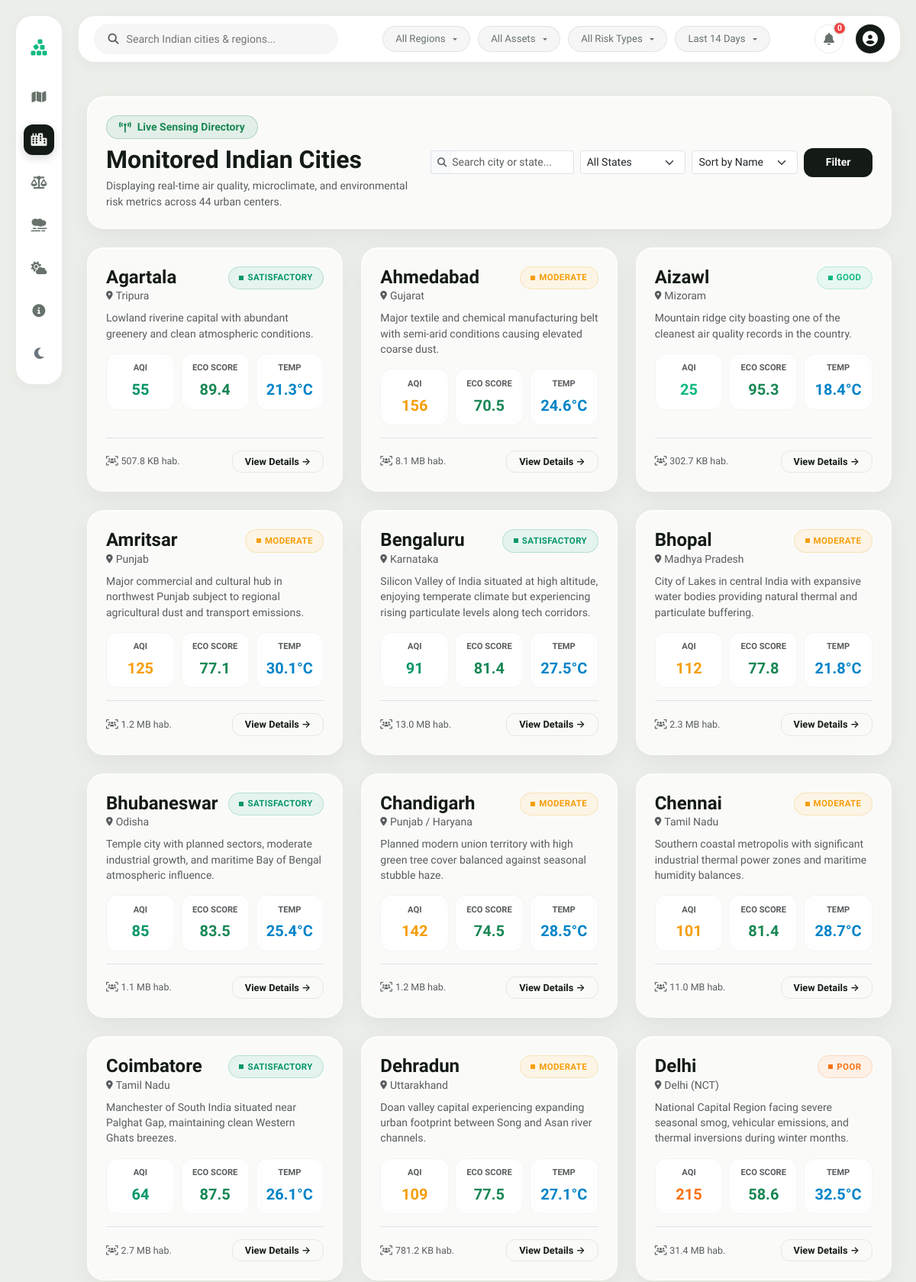
Screenshot of /cities/ (upper part) with the database file from the repository.
### cities/models.py (models this page shows, shortened)
class City(models.Model):
    name = models.CharField(max_length=100, unique=True)
    slug = models.SlugField(max_length=100, unique=True, blank=True)
    state = models.CharField(max_length=100)
    population = models.BigIntegerField(help_text='Total city population')
    latitude = models.DecimalField(max_digits=9, decimal_places=6)
    longitude = models.DecimalField(max_digits=9, decimal_places=6)
    description = models.TextField(blank=True, default='')
    is_metro = models.BooleanField(default=False)
    created_at = models.DateTimeField(auto_now_add=True)
    class Meta:
        verbose_name_plural = 'Cities'
        ordering = ['name']
    @property
    def latest_air_quality(self):
        return self.air_quality_records.order_by('-recorded_date').first()
    @property
    def latest_weather(self):
        return self.weather_records.order_by('-recorded_date').first()
    @property
    def latest_analysis(self):
        return self.analyses.order_by('-created_at').first()

### weather/models.py (models this page shows, shortened)
class Weather(models.Model):
    CONDITION_CHOICES = [
        ('Clear', 'Clear / Sunny'),
        ('Partly Cloudy', 'Partly Cloudy'),
        ('Cloudy', 'Cloudy'),
        ('Hazy', 'Hazy / Smog'),
        ('Rainy', 'Rainy'),
        ('Thunderstorm', 'Thunderstorm'),
    ]
    city = models.ForeignKey(City, on_delete=models.CASCADE, related_name='weather_records')
    recorded_date = models.DateField()
    temperature = models.FloatField(help_text='Temperature in degrees Celsius')
    humidity = models.FloatField(help_text='Humidity percentage (0 - 100)')
    rainfall = models.FloatField(help_text='Rainfall in mm', default=0.0)
    wind_speed = models.FloatField(help_text='Wind speed in km/h')
    pressure = models.FloatField(help_text='Atmospheric pressure in hPa', default=1013.25)
    condition = models.CharField(max_length=30, choices=CONDITION_CHOICES, default='Clear')
    created_at = models.DateTimeField(auto_now_add=True)
    class Meta:
        verbose_name = 'Weather Record'
        verbose_name_plural = 'Weather Records'
        ordering = ['-recorded_date']
        unique_together = ('city', 'recorded_date')

### cities/views.py (the view)
# urls.py: path('', views.city_list, name='list'),
def city_list(request):
    query = request.GET.get('q', '').strip()
    state_filter = request.GET.get('state', '').strip()
    metro_only = request.GET.get('metro', '').strip()
    sort_by = request.GET.get('sort', 'name')
    cities = City.objects.all()
    if query:
        cities = cities.filter(Q(name__icontains=query) | Q(state__icontains=query))
    if state_filter:
        cities = cities.filter(state__iexact=state_filter)
    if metro_only == 'true':
        cities = cities.filter(is_metro=True)
    city_data_list = []
    for c in cities:
        aq = c.latest_air_quality
        wt = c.latest_weather
        an = c.latest_analysis
        city_data_list.append({
            'city': c,
            'aq': aq,
            'weather': wt,
            'analysis': an,
            'aqi': aq.aqi if aq else 0,
            'risk_level': aq.get_risk_level() if aq else 'Unknown',
            'score': aq.calculate_environmental_score() if aq else 0,
            'temp': wt.temperature if wt else 0,
            'risk_color': aq.get_risk_color() if aq else '#64748b',
        })
    if sort_by == 'aqi_desc':
        city_data_list.sort(key=lambda x: x['aqi'], reverse=True)
    elif sort_by == 'aqi_asc':
        city_data_list.sort(key=lambda x: x['aqi'])
    elif sort_by == 'score':
        city_data_list.sort(key=lambda x: x['score'], reverse=True)
    else:
        city_data_list.sort(key=lambda x: x['city'].name)
    user_favorites = []
    if request.user.is_authenticated:
        user_favorites = list(FavoriteCity.objects.filter(user=request.user).values_list('city_id', flat=True))
    all_states = City.objects.values_list('state', flat=True).distinct().order_by('state')
    context = {
        'city_data_list': city_data_list,
        'query': query,
        'state_filter': state_filter,
        'metro_only': metro_only,
        'sort_by': sort_by,
        'all_states': all_states,
        'user_favorites': user_favorites,
        'total_cities': len(city_data_list)
    }
    return render(request, 'cities/list.html', context)

### pollution/models.py (called while the page is built)
    def get_risk_level(self):
        if self.aqi <= 50:
            return 'Good'
        elif self.aqi <= 100:
            return 'Satisfactory'
        elif self.aqi <= 200:
            return 'Moderate'
        elif self.aqi <= 300:
            return 'Poor'
        elif self.aqi <= 400:
            return 'Very Poor'
        else:
            return 'Severe'

    def get_risk_color(self):
        if self.aqi <= 50:
            return '#10b981'
        elif self.aqi <= 100:
            return '#059669'
        elif self.aqi <= 200:
            return '#f59e0b'
        elif self.aqi <= 300:
            return '#f97316'
        elif self.aqi <= 400:
            return '#ef4444'
        else:
            return '#7f1d1d'

    def calculate_environmental_score(self):
        penalty = (self.aqi / 500.0) * 65.0 + min(35.0, (self.pm25 / 250.0) * 35.0)
        return round(max(5.0, min(100.0, 100.0 - penalty)), 1)

### templates/cities/list.html (shortened to what this page needs)
{% extends 'base.html' %}
{% block content %}
<div class="container py-4">
  <div class="eco-card mb-4">
    <div class="row align-items-center g-3">
      <div class="col-lg-5">
        <div class="d-inline-flex align-items-center gap-2 px-3 py-1 rounded-pill bg-success bg-opacity-10 text-success fw-semibold small mb-2 border border-success border-opacity-25">
          <i class="fas fa-tower-broadcast"></i> Live Sensing Directory
        </div>
        <h2 class="brand-font fw-bold mb-1">Monitored Indian Cities</h2>
        <p class="text-muted small mb-0">Displaying real-time air quality, microclimate, and environmental risk metrics across {{ total_cities }} urban centers.</p>
      </div>
      <div class="col-lg-7">
        <form method="GET" action="{% url 'cities:list' %}" class="row g-2 align-items-center justify-content-lg-end">
          <div class="col-sm-4">
            <div class="input-group input-group-sm">
              <span class="input-group-text bg-body-tertiary border-end-0"><i class="fas fa-search text-muted small"></i></span>
              <input type="text" name="q" class="form-control border-start-0 ps-0" placeholder="Search city or state..." value="{{ query }}">
            </div>
          </div>
          <div class="col-sm-3">
            <select name="state" class="form-select form-select-sm">
              <option value="">All States</option>
            </select>
          </div>
          <div class="col-sm-3">
            <select name="sort" class="form-select form-select-sm">
              <option value="name" {% if sort_by == 'name' %}selected{% endif %}>Sort by Name</option>
            </select>
          </div>
          <div class="col-sm-2 d-grid">
            <button type="submit" class="btn btn-sm btn-ep-primary">Filter</button>
          </div>
        </form>
      </div>
    </div>
  </div>
  <div class="row g-4">
    {% for item in city_data_list %}
      <div class="col-lg-4 col-md-6">
        <div class="eco-card h-100 d-flex flex-column justify-content-between">
          <div>
            <div class="d-flex justify-content-between align-items-start mb-2">
              <div>
                <h4 class="brand-font fw-bold mb-0">
                  <a href="{% url 'cities:detail' item.city.slug %}" class="text-decoration-none text-reset">
                    {{ item.city.name }}
                  </a>
                </h4>
                <div class="small text-muted d-flex align-items-center gap-1">
                  <i class="fas fa-location-dot" style="font-size: 0.72rem;"></i> {{ item.city.state }}
                </div>
              </div>
              <div class="d-flex align-items-center gap-2">
                <span class="glass-risk-pill" style="background: {{ item.risk_color }}18; color: {{ item.risk_color }}; border: 1px solid {{ item.risk_color }}35;">
                  <span class="status-dot" style="background: {{ item.risk_color }}; width: 6px; height: 6px;"></span>
                  {{ item.risk_level }}
                </span>
              </div>
            </div>
            <p class="small text-muted mb-3 line-clamp-2" style="min-height: 38px; line-height: 1.45;">
              {{ item.city.description }}
            </p>
            <div class="row g-2 text-center mb-3">
              <div class="col-4">
                <div class="glass-metric-pill">
                  <div class="small text-muted" style="font-size: 0.7rem; font-weight: 600; text-transform: uppercase;">AQI</div>
                  <div class="fw-bold fs-5 mt-1" style="color: {{ item.risk_color }};">{{ item.aqi }}</div>
                </div>
              </div>
              <div class="col-4">
                <div class="glass-metric-pill">
                  <div class="small text-muted" style="font-size: 0.7rem; font-weight: 600; text-transform: uppercase;">Eco Score</div>
                  <div class="fw-bold fs-5 mt-1 text-success">{{ item.score }}</div>
                </div>
              </div>
              <div class="col-4">
                <div class="glass-metric-pill">
                  <div class="small text-muted" style="font-size: 0.7rem; font-weight: 600; text-transform: uppercase;">Temp</div>
                  <div class="fw-bold fs-5 mt-1" style="color: #0284c7;">{{ item.temp }}°C</div>
                </div>
              </div>
            </div>
          </div>
          <div class="pt-3 border-top border-subtle d-flex justify-content-between align-items-center">
            <span class="small text-muted d-flex align-items-center gap-1" style="font-size: 0.78rem;">
              <i class="fas fa-users-viewfinder"></i> {{ item.city.population|filesizeformat }} hab.
            </span>
            <a href="{% url 'cities:detail' item.city.slug %}" class="btn btn-sm btn-ep-outline py-1 px-3" style="font-size: 0.8rem;">
              View Details &rarr;
            </a>
          </div>
        </div>
      </div>
    {% endfor %}
  </div>
</div>
{% endblock %}

### static/css/custom.css (style rules this page uses)
:root { --ep-canvas-bg: #ecefe9; --ep-panel-bg: rgba(255, 255, 255, 0.96); --ep-panel-hover: #ffffff; --ep-border: rgba(0, 0, 0, 0.08); --ep-border-light: rgba(0, 0, 0, 0.04); --ep-text-main: #141b17; --ep-text-muted: #67726b; --ep-font-serif: 'Newsreader', Georgia, serif; --ep-font-sans: 'Plus Jakarta Sans', -apple-system, BlinkMacSystemFont, sans-serif; --risk-critical: #d93829; --risk-high: #e76f51; --risk-moderate: #e09f3e; --risk-satisfactory: #2a9d8f; --risk-good: #38b000; --risk-blue: #0077b6; --ep-shadow-subtle: 0 4px 16px rgba(0, 0, 0, 0.04); --ep-shadow-card: 0 10px 32px rgba(0, 0, 0, 0.07); --ep-shadow-float: 0 24px 50px rgba(0, 0, 0, 0.14); --ep-radius: 22px; --ep-radius-sm: 14px; }
body { background-color: var(--ep-canvas-bg); color: var(--ep-text-main); font-family: var(--ep-font-sans); min-height: 100vh; margin: 0; padding: 0; overflow-x: hidden; transition: background-color 0.25s ease, color 0.25s ease; }
.btn-ep-primary { background: #141b17; color: #ffffff; border-radius: 12px; font-weight: 600; padding: 0.55rem 1.25rem; border: none; }
.btn-ep-outline { background: transparent; color: var(--ep-text-main); border: 1px solid var(--ep-border); border-radius: 12px; font-weight: 600; padding: 0.55rem 1.25rem; }
.eco-card { background: rgba(255, 255, 255, 0.72); backdrop-filter: blur(16px); -webkit-backdrop-filter: blur(16px); border: 1px solid rgba(255, 255, 255, 0.6); border-radius: var(--ep-radius); box-shadow: 0 10px 30px rgba(0, 0, 0, 0.05), inset 0 1px 0 rgba(255, 255, 255, 0.8); padding: 1.5rem; transition: all 0.28s cubic-bezier(0.16, 1, 0.3, 1); position: relative; }
.glass-metric-pill { background: rgba(255, 255, 255, 0.5); backdrop-filter: blur(8px); -webkit-backdrop-filter: blur(8px); border: 1px solid rgba(0, 0, 0, 0.04); border-radius: 14px; padding: 0.65rem 0.5rem; transition: background 0.2s ease, transform 0.2s ease, border-color 0.2s ease; }
.glass-risk-pill { padding: 0.35rem 0.85rem; border-radius: 20px; font-size: 0.72rem; font-weight: 700; letter-spacing: 0.03em; text-transform: uppercase; backdrop-filter: blur(8px); -webkit-backdrop-filter: blur(8px); display: inline-flex; align-items: center; gap: 5px; }

### rows the page displays
City: city.name "Agartala", city.state "Tripura", risk_level "SATISFACTORY", city.description "Lowland riverine capital with abundant greenery and clean atmospheric conditions.", aqi "55", score "89.4", temp "21.3", city.population|filesizeformat "507.8 KB"
City: city.name "Ahmedabad", city.state "Gujarat", risk_level "MODERATE", city.description "Major textile and chemical manufacturing belt with semi-arid conditions causing elevated coarse dust.", aqi "156", score "70.5", temp "24.6", city.population|filesizeformat "8.1 MB"
City: city.name "Aizawl", city.state "Mizoram", risk_level "GOOD", city.description "Mountain ridge city boasting one of the cleanest air quality records in the country.", aqi "25", score "95.3", temp "18.4", city.population|filesizeformat "302.7 KB"
City: city.name "Amritsar", city.state "Punjab", risk_level "MODERATE", city.description "Major commercial and cultural hub in northwest Punjab subject to regional agricultural dust and transport emissions.", aqi "125", score "77.1", temp "30.1", city.population|filesizeformat "1.2 MB"
City: city.name "Bengaluru", city.state "Karnataka", risk_level "SATISFACTORY", city.description "Silicon Valley of India situated at high altitude, enjoying temperate climate but experiencing rising particulate levels along tech corridors.", aqi "91", score "81.4", temp "27.5", city.population|filesizeformat "13.0 MB"
City: city.name "Bhopal", city.state "Madhya Pradesh", risk_level "MODERATE", city.description "City of Lakes in central India with expansive water bodies providing natural thermal and particulate buffering.", aqi "112", score "77.8", temp "21.8", city.population|filesizeformat "2.3 MB"
City: city.name "Bhubaneswar", city.state "Odisha", risk_level "SATISFACTORY", city.description "Temple city with planned sectors, moderate industrial growth, and maritime Bay of Bengal atmospheric influence.", aqi "85", score "83.5", temp "25.4", city.population|filesizeformat "1.1 MB"
City: city.name "Chandigarh", city.state "Punjab / Haryana", risk_level "MODERATE", city.description "Planned modern union territory with high green tree cover balanced against seasonal stubble haze.", aqi "142", score "74.5", temp "28.5", city.population|filesizeformat "1.2 MB"
City: city.name "Chennai", city.state "Tamil Nadu", risk_level "MODERATE", city.description "Southern coastal metropolis with significant industrial thermal power zones and maritime humidity balances.", aqi "101", score "81.4", temp "28.7", city.population|filesizeformat "11.0 MB"
City: city.name "Coimbatore", city.state "Tamil Nadu", risk_level "SATISFACTORY", city.description "Manchester of South India situated near Palghat Gap, maintaining clean Western Ghats breezes.", aqi "64", score "87.5", temp "26.1", city.population|filesizeformat "2.7 MB"
City: city.name "Dehradun", city.state "Uttarakhand", risk_level "MODERATE", city.description "Doan valley capital experiencing expanding urban footprint between Song and Asan river channels.", aqi "109", score "77.5", temp "27.1", city.population|filesizeformat "781.2 KB"
City: city.name "Delhi", city.state "Delhi (NCT)", risk_level "POOR", city.description "National Capital Region facing severe seasonal smog, vehicular emissions, and thermal inversions during winter months.", aqi "215", score "58.6", temp "32.5", city.population|filesizeformat "31.4 MB"

### other values shown
{{ total_cities }} "44"
